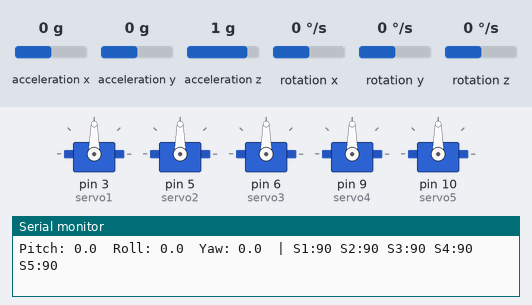
This sketch was run on a simulated Arduino Uno, built with avr-gcc and run on an emulated ATmega328P. Parts: 5 × servo, the last lines printed to the serial monitor. The test bench sets the inputs (shaded band); at power-on: rotation z 0 °/s, acceleration x 0 g, acceleration z 1 g, acceleration y 0 g, rotation x 0 °/s, rotation y 0 °/s.

Above: at 1.7 s.
1.8 s: rotation z set to -192 °/s
At 2.5 s:
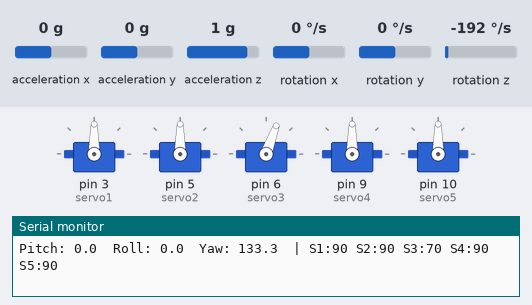
At 3.3 s:
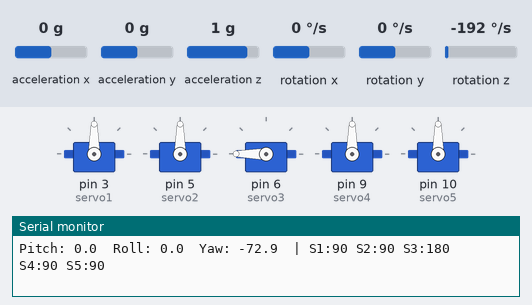
4.8 s: acceleration x set to -1.4 g
At 5.29 s:
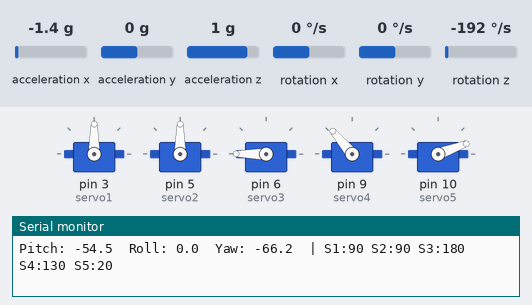
At 5.77 s:
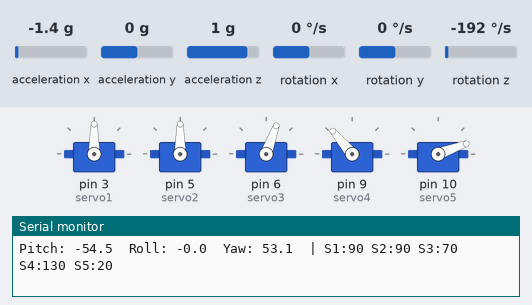
7.8 s: acceleration z set to -1.4 g
10.8 s: acceleration y set to -1.4 g
13.8 s: rotation z set to 100 °/s
16.8 s: rotation z set to 192 °/s
Timing chart, 0 to 20.8 s (numbered marks = the images above; inputs shaded):
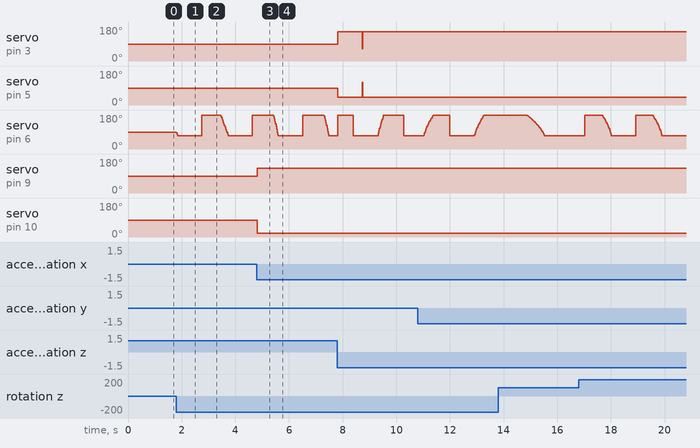

Measured:
- after the input at 1.8 s, servo on pin 6 (servo3): ramps from 180° to 70° and jumps back, once every 1.9 s
- after the input at 4.8 s, servo on pin 9 (servo4): 90° → 130° at once; servo on pin 10 (servo5): 90° → 20° at once

The sketch:

MiniProjectInternMSBT.ino
```cpp
#include "MPU6050_6Axis_MotionApps20.h"
#include "Wire.h"
#include "Servo.h"

MPU6050 mpu;
Servo servo1, servo2, servo3, servo4, servo5;

// DMP
bool dmpReady = false;
uint8_t devStatus;
uint16_t packetSize;
uint16_t fifoCount;
uint8_t fifoBuffer[64];

Quaternion q;
VectorFloat gravity;
float ypr[3];

// Target sudut = 0 semua (mau posisi datar)
float targetPitch = 0;
float targetRoll  = 0;
float targetYaw   = 0;

// PID state
float errorPitch, errorRoll, errorYaw;
float prevErrorPitch = 0, prevErrorRoll = 0, prevErrorYaw = 0;
float integralPitch  = 0, integralRoll  = 0, integralYaw  = 0;

// PID gains
float kp = 2.0, ki = 0.05, kd = 0.0;

// Anti windup
const float INTEGRAL_LIMIT = 50.0;

// Timing
float dt;
unsigned long lastTime;
const float DT_MIN = 0.001;

void setup() {
  Serial.begin(115200);
  Wire.begin();
  Wire.setClock(400000);

  mpu.initialize();

  if (!mpu.testConnection()) {
    Serial.println("MPU6050 tidak terdeteksi!");
    while (true);
  }

  devStatus = mpu.dmpInitialize();

  // Isi dengan nilai kalibrasi kamu
  mpu.setXAccelOffset(0);
  mpu.setYAccelOffset(0);
  mpu.setZAccelOffset(0);
  mpu.setXGyroOffset(0);
  mpu.setYGyroOffset(0);
  mpu.setZGyroOffset(0);

  // Pin servo
  servo1.attach(3);  // kanan  (pitch)
  servo2.attach(5);  // kiri   (pitch)
  servo3.attach(6);  // bawah  (yaw)
  servo4.attach(9);  // belakang  (rolling)
  servo5.attach(10); // depan (rolling)

  // Posisi netral semua servo
  servo1.write(90);
  servo2.write(90);
  servo3.write(90);
  servo4.write(90);
  servo5.write(90);


  if (devStatus == 0) {
    mpu.CalibrateAccel(6);
    mpu.CalibrateGyro(6);
    mpu.PrintActiveOffsets();
    mpu.setDMPEnabled(true);
    packetSize = mpu.dmpGetFIFOPacketSize();
    dmpReady = true;
    Serial.println("SIAP!");
  } else {
    Serial.print("DMP GAGAL, kode: ");
    Serial.println(devStatus);
  }

  lastTime = millis();
}

void loop() {
  if (!dmpReady) return;

  // Baca FIFO
  if (!mpu.dmpGetCurrentFIFOPacket(fifoBuffer)) return;

  // Ambil sudut dari sensor
  mpu.dmpGetQuaternion(&q, fifoBuffer);
  mpu.dmpGetGravity(&gravity, &q);
  mpu.dmpGetYawPitchRoll(ypr, &q, &gravity);

  float yaw   = ypr[0] * 180.0 / M_PI;
  float pitch = ypr[1] * 180.0 / M_PI;
  float roll  = ypr[2] * 180.0 / M_PI;

  // Hitung dt
  unsigned long now = millis();
  dt = (now - lastTime) / 1000.0;
  lastTime = now;
  if (dt < DT_MIN) dt = DT_MIN;

  // Hitung error
  errorPitch = targetPitch - pitch;
  errorRoll  = targetRoll  - roll;
  errorYaw   = targetYaw   - yaw;

  // Integral + anti windup
  integralPitch += errorPitch * dt;
  integralRoll  += errorRoll  * dt;
  integralYaw   += errorYaw   * dt;
  integralPitch = constrain(integralPitch, -INTEGRAL_LIMIT, INTEGRAL_LIMIT);
  integralRoll  = constrain(integralRoll,  -INTEGRAL_LIMIT, INTEGRAL_LIMIT);
  integralYaw   = constrain(integralYaw,   -INTEGRAL_LIMIT, INTEGRAL_LIMIT);

  // Derivative
  float dPitch = (errorPitch - prevErrorPitch) / dt;
  float dRoll  = (errorRoll  - prevErrorRoll)  / dt;
  float dYaw   = (errorYaw   - prevErrorYaw)   / dt;

  // Output PID
  float outPitch = kp*errorPitch + ki*integralPitch + kd*dPitch;
  float outRoll  = kp*errorRoll  + ki*integralRoll  + kd*dRoll;
  float outYaw   = kp*errorYaw   + ki*integralYaw   + kd*dYaw;

  prevErrorPitch = errorPitch;
  prevErrorRoll  = errorRoll;
  prevErrorYaw   = errorYaw;

  // Mapping servo sesuai posisi fisik
  float s1 = 90 + outRoll;   // kanan   → koreksi heaving
  float s2 = 90 - outRoll;   // kiri    → berlawanan dengan kanan
  float s3 = 90 + outYaw;    // bawah   → koreksi yaw
  float s4 = 90 + outPitch;  // depan   → koreksi rolling
  float s5 = 90 - outPitch;  // belakang → berlawanan dengan depan

  s1 = constrain(s1, 65, 155);
  s2 = constrain(s2, 42, 120);
  s3 = constrain(s3, 70, 180);
  s4 = constrain(s4, 65, 130);
  s5 = constrain(s5, 20, 125);

  servo1.write((int)s1);
  servo2.write((int)s2);
  servo3.write((int)s3);
  servo4.write((int)s4);
  servo5.write((int)s5);

  // Debug Serial Monitor
  Serial.print("Pitch: "); Serial.print(pitch, 1);
  Serial.print("  Roll: ");  Serial.print(roll,  1);
  Serial.print("  Yaw: ");   Serial.print(yaw,   1);
  Serial.print("  | S1:"); Serial.print((int)s1);
  Serial.print(" S2:"); Serial.print((int)s2);
  Serial.print(" S3:"); Serial.print((int)s3);
  Serial.print(" S4:"); Serial.print((int)s4);
  Serial.print(" S5:"); Serial.println((int)s5);
}
```
